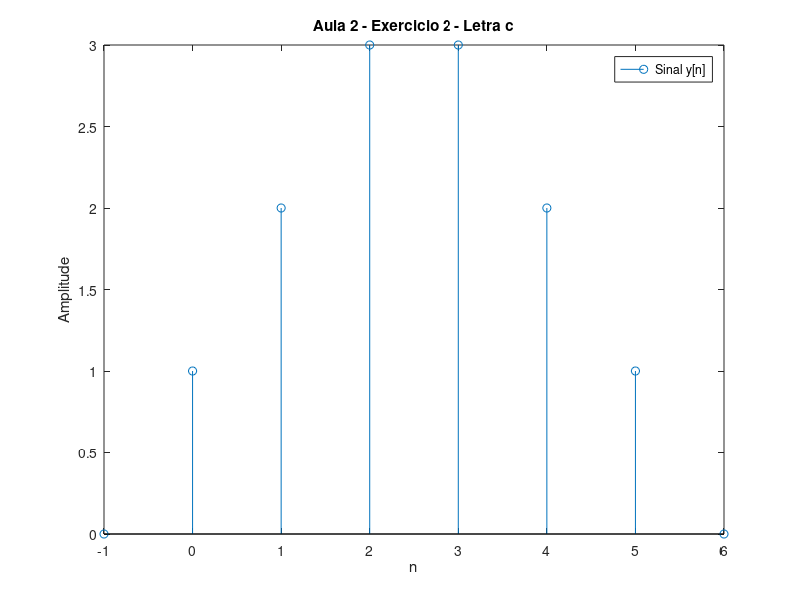

Write the MATLAB code that produced this figure.
%% ------------------
%   Universidade Tecnologica Federal do Parana
%   Engenharia Eletrica
%   Controle Digital
%   
%   Aluno: Victor Emanuel Soares Barbosa
%   
%   Aula 3: Transformada Z
%   Exercicio 1: 
%   Determine a saida do sistema com
%   resposta ao impulso h[n] e para um sinal de entrada
%   x[n]:
%   C) convolucao utilizando ferramenta
%   computacional: script Matlab
% ------------------
%% Inicializacao do programa
clc;
clear all;
close all;

%% Variaveis gerais
numero_pontos = 8; % Numero de pontos simulados
h = [1 1 1 zeros(1,numero_pontos-3)]; % resposta ao impulso
x = [1 1 1 1 zeros(1,numero_pontos-4)]; % sinal de entrada
y = [zeros(1,numero_pontos)]; % resposta do sistema a entrada x
amostras = zeros(1,numero_pontos); % vator de amostras

%% Letra c)

% Execucao
for n=0:(numero_pontos-1)
   for k = 0:3
        if (n-k)>0
           y(n+1) = y(n+1) + x(k+1)*h(n-k);
        end
   end
   amostras(n+1) = n-1;
end

% Graficos
figure
stem(amostras,y)
title('Aula 2 - Exercicio 2 - Letra c');
legend('Sinal y[n]');
ylabel('Amplitude');
xlabel('n');